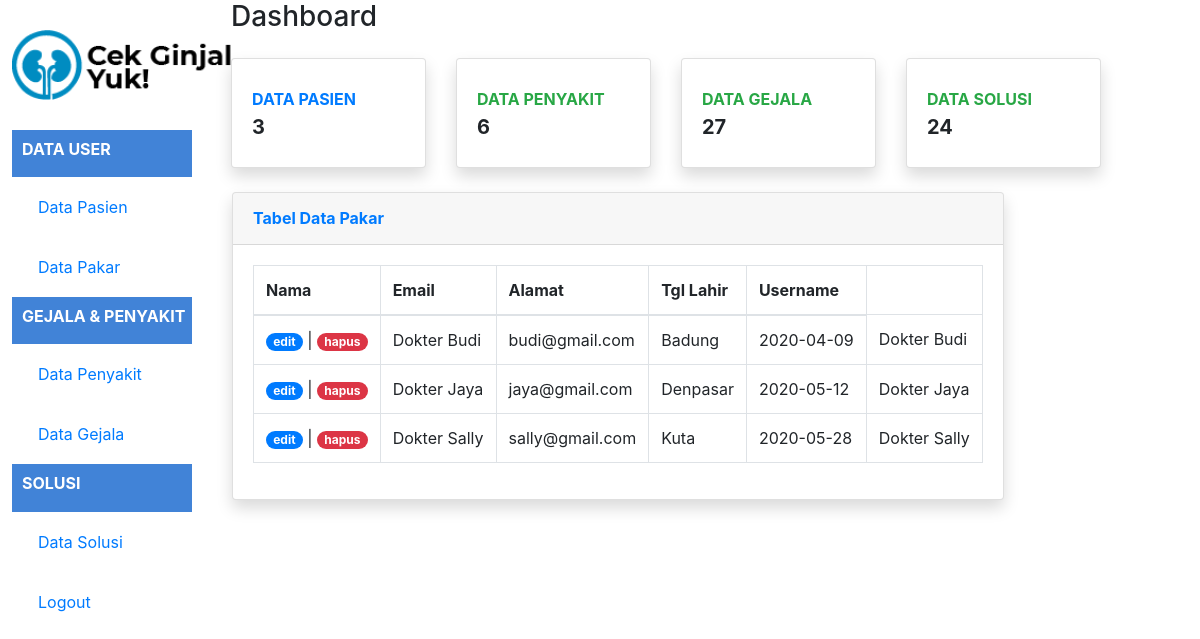
/indexPakar.php (signed in), run on the app's committed database.
### tables this page shows
CREATE TABLE `user` (
  `id_user` int(11) NOT NULL,
  `role` int(11) NOT NULL,
  `nama` varchar(50) NOT NULL,
  `email` varchar(50) NOT NULL,
  `alamat` varchar(100) NOT NULL,
  `tgl_lahir` date NOT NULL,
  `password` varchar(300) NOT NULL
);

### indexPakar.php (the view, shortened to what this page needs)
<?php
include "function.php";
$queryPasien = mysqli_query($koneksi, "SELECT * FROM user WHERE role = '2'");
$jumlahPasien = mysqli_query($koneksi, "SELECT COUNT('id_user') as jml_pasien FROM user WHERE role='1'");
$pasien = mysqli_fetch_assoc($jumlahPasien);
$jumlahPenyakit = mysqli_query($koneksi, "SELECT COUNT('id_penyakit') as jml_penyakit FROM penyakit");
$penyakit = mysqli_fetch_assoc($jumlahPenyakit);
$jumlahGejala = mysqli_query($koneksi, "SELECT COUNT('id_gejala') as jml_gejala FROM gejala");
$gejala = mysqli_fetch_assoc($jumlahGejala);
$jumlahSolusi = mysqli_query($koneksi, "SELECT COUNT('id_solusi') as jml_solusi FROM solusi");
$solusi = mysqli_fetch_assoc($jumlahSolusi);
?>
<!DOCTYPE html>
<html lang="en">
<head>
    <link rel="stylesheet" href="styles.css">
    <link
        rel="stylesheet"
        href="https://stackpath.bootstrapcdn.com/bootstrap/4.4.1/css/bootstrap.min.css"
/>
</head>
<body >
    <div class="kiri">
        <section class="logo">
            <img src="gambar/logo.png" alt="logo" height="70px" />
        </section>
        <div class="sidebar-heading">
            <h5 class="font-weight-bold text-white text-uppercase teks">Data User</h5>
        </div>
        <section class="isi">
            <a class="nav-link" href="indexAdmin.php">
            <span>Data Pasien</span></a>
        </section>
        <section class="isi">
            <a class="nav-link" href="indexPakar.php">
            <span>Data Pakar</span></a>
        </section>
        <div class="sidebar-heading">
            <h5 class="font-weight-bold text-white text-uppercase teks">Gejala & Penyakit</h5>
        </div>
        <section class="isi">
            <a class="nav-link" href="indexPenyakit.php">
            <span>Data Penyakit</span>
            </a>
        </section>
        <section class="isi">
            <a class="nav-link" href="indexGejala.php">
            <span>Data Gejala</span>
            </a>
        </section>
        <div class="sidebar-heading">
            <h5 class="font-weight-bold text-white text-uppercase teks">Solusi</h5>
        </div>
        <section class="isi">
            <a class="nav-link" href="indexSolusi.php">
            <span>Data Solusi</span>
            </a>
        </section>
        <section class="isi">
            <a class="nav-link" href="logout.php">
            <span>Logout</span>
            </a>
        </section>
    </div>
    <div class="kanan">
    <div class="container-fluid">
    <div class="d-sm-flex align-items-center justify-content-between mb-4">
        <h1 class="h3 mb-0 text-gray-800">Dashboard</h1>
    </div>
<div class="row">
<div class="col-xl-3 col-md-6 mb-4">
    <div class="card border-left-primary shadow h-100 py-2">
        <div class="card-body">
            <div class="row no-gutters align-items-center">
                <div class="col mr-2">
                    <div class="text-xs font-weight-bold text-primary text-uppercase mb-1">Data Pasien</div>
                    <div class="h5 mb-0 font-weight-bold text-gray-800"><?= $pasien['jml_pasien']; ?></div>
                </div>
            </div>
        </div>
    </div>
</div>
<div class="col-xl-3 col-md-6 mb-4">
    <div class="card border-left-success shadow h-100 py-2">
        <div class="card-body">
            <div class="row no-gutters align-items-center">
                <div class="col mr-2">
                    <div class="text-xs font-weight-bold text-success text-uppercase mb-1">Data Penyakit</div>
                    <div class="h5 mb-0 font-weight-bold text-gray-800"><?= $penyakit['jml_penyakit']; ?></div>
                </div>
            </div>
        </div>
    </div>
</div>
<div class="col-xl-3 col-md-6 mb-4">
    <div class="card border-left-info shadow h-100 py-2">
        <div class="card-body">
            <div class="row no-gutters align-items-center">
                <div class="col mr-2">
                    <div class="text-xs font-weight-bold text-success text-uppercase mb-1">Data Gejala</div>
                    <div class="h5 mb-0 font-weight-bold text-gray-800"><?= $gejala['jml_gejala']; ?></div>
                </div>
            </div>
        </div>
    </div>
</div>
<div class="col-xl-3 col-md-6 mb-4">
    <div class="card border-left-warning shadow h-100 py-2">
        <div class="card-body">
            <div class="row no-gutters align-items-center">
                <div class="col mr-2">
                    <div class="text-xs font-weight-bold text-success text-uppercase mb-1">Data Solusi</div>
                    <div class="h5 mb-0 font-weight-bold text-gray-800"><?= $solusi['jml_solusi']; ?></div>
                </div>
            </div>
        </div>
    </div>
</div>
<div class="card shadow  ml-3 mb-12">
    <div class="card-header py-3">
        <h6 class="m-0 font-weight-bold text-primary">Tabel Data Pakar</h6>
    </div>
    <div class="card-body">
        <form method="post" encytpe="multipart/form-data">
            <table class="table table-bordered" id="dataTable" width="100%" cellspacing="0">
                <thead>
                    <tr>
                        <th>Nama</th>
                        <th>Email</th>
                        <th>Alamat</th>
                        <th>Tgl Lahir</th>
                        <th>Username</th>
                    </tr>
                </thead>
            <tbody>
                <?php while ($data = mysqli_fetch_assoc($queryPasien)) { ?>
                <tr>
                    <td>
                    <a class="badge badge-pill badge-primary" href="ubahPakar.php?id_user=<?php echo $data["id_user"]; ?>">edit</a> |
                    <a href="function.php?act=hapusPakar&id_user=<?= $data["id_user"]; ?>" onclick="return confirm('Yakin ingin menghapus data?');" class="badge badge-pill badge-danger">hapus</a>
                    </td>
                    <td><?= $data['nama']; ?></td>
                    <td><?= $data['email']; ?></td>
                    <td><?= $data['alamat']; ?></td>
                    <td><?= $data['tgl_lahir']; ?></td>
                    <td><?= $data['nama']; ?></td>
                </tr>
                <?php } ?>
            </tbody>
            </table>
        </form>
    </div>
</div>
</body>
</html>

### styles.css (style rules this page uses)
body { margin: 0; font-family: 'Franklin Gothic Medium'; }
.kiri { margin: 1%; margin-top: auto; width: 15%; height: auto; border-radius: 5px 5px 5px 5px; float: left; }
.kanan { margin: 1%; margin-top: auto; width: 75%; height: auto; float: left; }
.logo { display: flex; margin-top: 30px; margin-bottom: 30px; align-content: center; }
.teks { font-size: medium; }
.isi { text-align: center; padding: 10px; color: #4183D7; }
.sidebar-heading { color: #ffff; background-color: #4183D7; padding-left: 10px; padding-bottom: 10px; padding-top: 10px; }
.nav-link { text-align: left; }

### data on the page
user: nama "Dokter Budi", email "budi@gmail.com", alamat "Badung", tgl_lahir "2020-04-09"
user: nama "Dokter Jaya", email "jaya@gmail.com", alamat "Denpasar", tgl_lahir "2020-05-12"
user: nama "Dokter Sally", email "sally@gmail.com", alamat "Kuta", tgl_lahir "2020-05-28"

### other printed values
$pasien['jml_pasien'] "3"
$penyakit['jml_penyakit'] "6"
$gejala['jml_gejala'] "27"
$solusi['jml_solusi'] "24"
